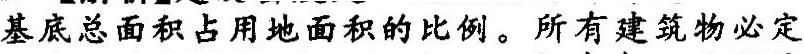
#> input picture lang/programming/python/opencv/deleteBorderComponents/5.jpg, 804 x 54 px
$ python t.py
#> lines starting #> are read from the running program, lines starting #| are printed output that depends on the picture
import cv2
import numpy as np

# read image
# img = cv2.imread('lungs.jpg')
img = cv2.imread('5.jpg')
#> img is the input picture: shape (54, 804, 3); min 0, max 255, mean 211.8

h, w = img.shape[:2]
#> h = 54; w = 804

# convert to gray
gray = cv2.cvtColor(img, cv2.COLOR_BGR2GRAY)

# add 1 pixel white border all around
pad = cv2.copyMakeBorder(gray, 1,1,1,1, cv2.BORDER_CONSTANT, value=255)
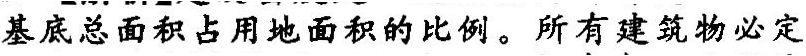
#> pad: shape (56, 806); min 0, max 255, mean 213.5
h, w = pad.shape
#> h = 56; w = 806

# create zeros mask 2 pixels larger in each dimension
mask = np.zeros([h + 2, w + 2], np.uint8)

# floodfill outer white border with black
img_floodfill = cv2.floodFill(pad, mask, (0,0), 0, (5), (0), flags=8)[1]
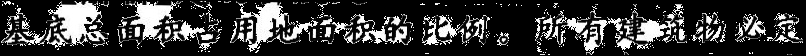
#> img_floodfill: shape (56, 806); min 0, max 255, mean 54.9

# remove border
img_floodfill = img_floodfill[1:h-1, 1:w-1]
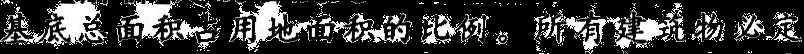
#> img_floodfill: shape (54, 804); min 0, max 255, mean 57.1

# save cropped image
cv2.imwrite('lungs_floodfilled.png',img_floodfill)

# show the images
cv2.imshow("img_floodfill", img_floodfill)
cv2.waitKey(0)
cv2.destroyAllWindows()


# [25 lines of commented-out code are left out]

$ run again, with lang/programming/python/opencv/deleteBorderComponents/lungs.jpg copied over lang/programming/python/opencv/deleteBorderComponents/5.jpg
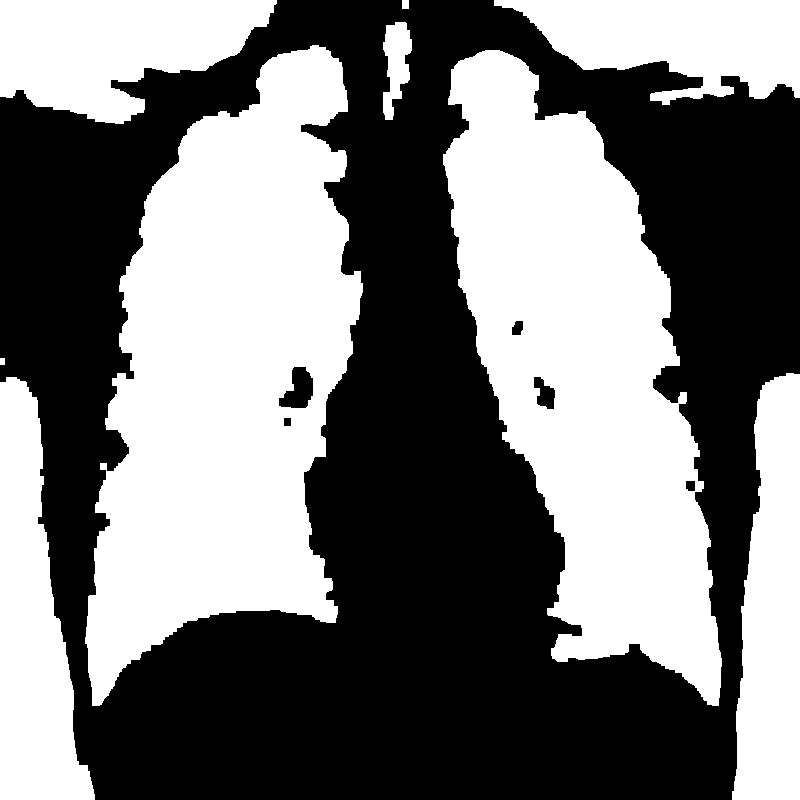
#> input picture lang/programming/python/opencv/deleteBorderComponents/lungs.jpg, 800 x 800 px
#> img is the input picture: shape (800, 800, 3); min 0, max 255, mean 121
#> `pad = cv2.copyMakeBorder(gray, 1,1,1,1, cv2.BORDER_CONSTANT, value=255)`:
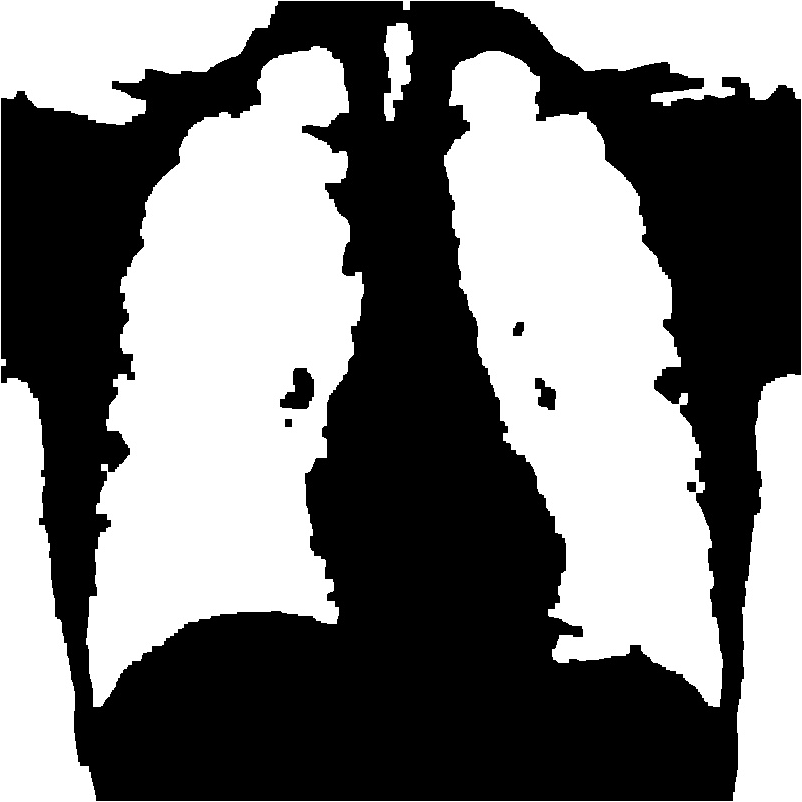
#> pad: shape (802, 802); min 0, max 255, mean 121.7
#> `img_floodfill = cv2.floodFill(pad, mask, (0,0), 0, (5), (0), flags=8)[1]`:
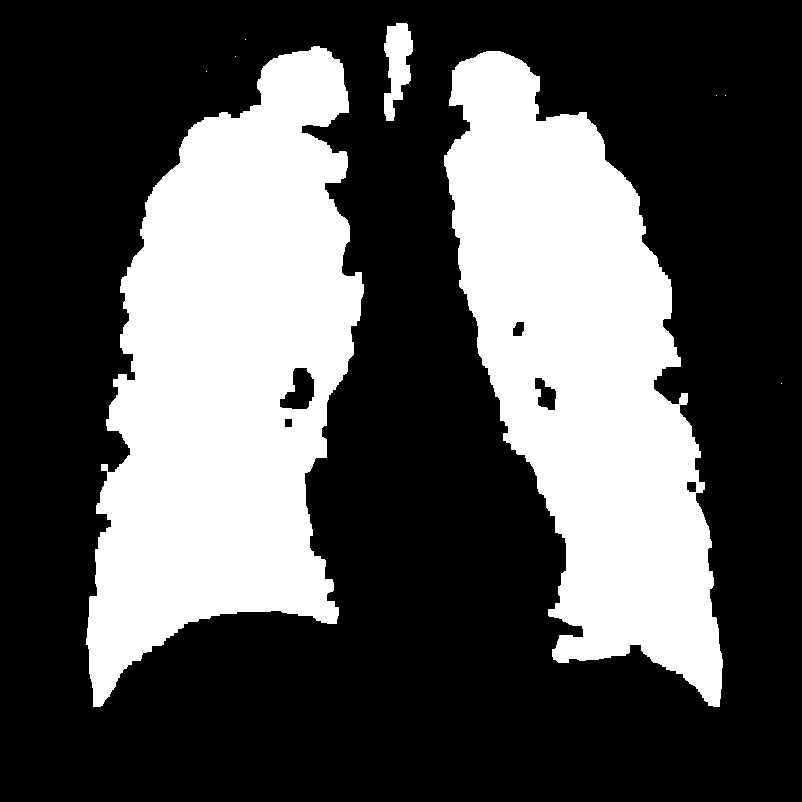
#> img_floodfill: shape (802, 802); min 0, max 255, mean 84.7
